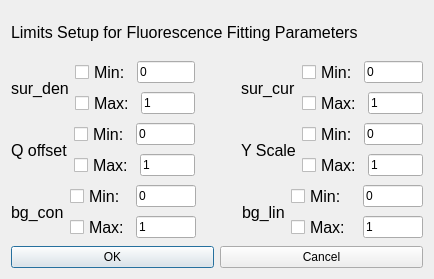
<?xml version="1.0" encoding="UTF-8"?>
<ui version="4.0">
 <class>Dialog</class>
 <widget class="QDialog" name="Dialog">
  <property name="geometry">
   <rect>
    <x>0</x>
    <y>0</y>
    <width>434</width>
    <height>279</height>
   </rect>
  </property>
  <property name="windowTitle">
   <string>Dialog</string>
  </property>
  <layout class="QGridLayout" name="gridLayout">
   <item row="0" column="0" colspan="2">
    <layout class="QVBoxLayout" name="verticalLayout_4">
     <item>
      <widget class="QLabel" name="label">
       <property name="sizePolicy">
        <sizepolicy hsizetype="Expanding" vsizetype="Preferred">
         <horstretch>0</horstretch>
         <verstretch>0</verstretch>
        </sizepolicy>
       </property>
       <property name="maximumSize">
        <size>
         <width>361</width>
         <height>16777215</height>
        </size>
       </property>
       <property name="font">
        <font>
         <pointsize>12</pointsize>
        </font>
       </property>
       <property name="text">
        <string>Limits Setup for Fluorescence Fitting Parameters</string>
       </property>
      </widget>
     </item>
     <item>
      <layout class="QHBoxLayout" name="horizontalLayout_12">
       <item>
        <layout class="QHBoxLayout" name="horizontalLayout_18">
         <item>
          <widget class="QLabel" name="label_4">
           <property name="font">
            <font>
             <pointsize>12</pointsize>
            </font>
           </property>
           <property name="text">
            <string>sur_den</string>
           </property>
          </widget>
         </item>
         <item>
          <layout class="QVBoxLayout" name="verticalLayout_7">
           <item>
            <layout class="QHBoxLayout" name="horizontalLayout_6">
             <item>
              <widget class="QCheckBox" name="surdenminCB">
               <property name="font">
                <font>
                 <pointsize>12</pointsize>
                </font>
               </property>
               <property name="text">
                <string>Min:</string>
               </property>
              </widget>
             </item>
             <item>
              <widget class="QLineEdit" name="surdenminLE">
               <property name="maximumSize">
                <size>
                 <width>60</width>
                 <height>16777215</height>
                </size>
               </property>
               <property name="text">
                <string>0</string>
               </property>
              </widget>
             </item>
            </layout>
           </item>
           <item>
            <layout class="QHBoxLayout" name="horizontalLayout_7">
             <item>
              <widget class="QCheckBox" name="surdenmaxCB">
               <property name="font">
                <font>
                 <pointsize>12</pointsize>
                </font>
               </property>
               <property name="text">
                <string>Max:</string>
               </property>
              </widget>
             </item>
             <item>
              <widget class="QLineEdit" name="surdenmaxLE">
               <property name="maximumSize">
                <size>
                 <width>60</width>
                 <height>16777215</height>
                </size>
               </property>
               <property name="text">
                <string>1</string>
               </property>
              </widget>
             </item>
            </layout>
           </item>
          </layout>
         </item>
        </layout>
       </item>
       <item>
        <spacer name="horizontalSpacer_2">
         <property name="orientation">
          <enum>Qt::Horizontal</enum>
         </property>
         <property name="sizeType">
          <enum>QSizePolicy::Minimum</enum>
         </property>
         <property name="sizeHint" stdset="0">
          <size>
           <width>40</width>
           <height>20</height>
          </size>
         </property>
        </spacer>
       </item>
       <item>
        <layout class="QHBoxLayout" name="horizontalLayout_3">
         <item>
          <widget class="QLabel" name="label_5">
           <property name="font">
            <font>
             <pointsize>12</pointsize>
            </font>
           </property>
           <property name="text">
            <string>sur_cur</string>
           </property>
          </widget>
         </item>
         <item>
          <layout class="QVBoxLayout" name="verticalLayout_3">
           <item>
            <layout class="QHBoxLayout" name="horizontalLayout_9">
             <item>
              <widget class="QCheckBox" name="surcurminCB">
               <property name="font">
                <font>
                 <pointsize>12</pointsize>
                </font>
               </property>
               <property name="text">
                <string>Min:</string>
               </property>
              </widget>
             </item>
             <item>
              <widget class="QLineEdit" name="surcurminLE">
               <property name="maximumSize">
                <size>
                 <width>60</width>
                 <height>16777215</height>
                </size>
               </property>
               <property name="text">
                <string>0</string>
               </property>
              </widget>
             </item>
            </layout>
           </item>
           <item>
            <layout class="QHBoxLayout" name="horizontalLayout_10">
             <item>
              <widget class="QCheckBox" name="surcurmaxCB">
               <property name="font">
                <font>
                 <pointsize>12</pointsize>
                </font>
               </property>
               <property name="text">
                <string>Max:</string>
               </property>
              </widget>
             </item>
             <item>
              <widget class="QLineEdit" name="surcurmaxLE">
               <property name="maximumSize">
                <size>
                 <width>60</width>
                 <height>16777215</height>
                </size>
               </property>
               <property name="text">
                <string>1</string>
               </property>
              </widget>
             </item>
            </layout>
           </item>
          </layout>
         </item>
        </layout>
       </item>
      </layout>
     </item>
     <item>
      <layout class="QHBoxLayout" name="horizontalLayout_19">
       <item>
        <layout class="QHBoxLayout" name="horizontalLayout_8">
         <item>
          <widget class="QLabel" name="label_2">
           <property name="font">
            <font>
             <pointsize>12</pointsize>
            </font>
           </property>
           <property name="text">
            <string>Q offset</string>
           </property>
          </widget>
         </item>
         <item>
          <layout class="QVBoxLayout" name="verticalLayout">
           <item>
            <layout class="QHBoxLayout" name="horizontalLayout">
             <item>
              <widget class="QCheckBox" name="qoffminCB">
               <property name="font">
                <font>
                 <pointsize>12</pointsize>
                </font>
               </property>
               <property name="text">
                <string>Min:</string>
               </property>
              </widget>
             </item>
             <item>
              <widget class="QLineEdit" name="qoffminLE">
               <property name="maximumSize">
                <size>
                 <width>60</width>
                 <height>16777215</height>
                </size>
               </property>
               <property name="text">
                <string>0</string>
               </property>
              </widget>
             </item>
            </layout>
           </item>
           <item>
            <layout class="QHBoxLayout" name="horizontalLayout_2">
             <item>
              <widget class="QCheckBox" name="qoffmaxCB">
               <property name="font">
                <font>
                 <pointsize>12</pointsize>
                </font>
               </property>
               <property name="text">
                <string>Max:</string>
               </property>
              </widget>
             </item>
             <item>
              <widget class="QLineEdit" name="qoffmaxLE">
               <property name="maximumSize">
                <size>
                 <width>60</width>
                 <height>16777215</height>
                </size>
               </property>
               <property name="text">
                <string>1</string>
               </property>
              </widget>
             </item>
            </layout>
           </item>
          </layout>
         </item>
        </layout>
       </item>
       <item>
        <spacer name="horizontalSpacer">
         <property name="orientation">
          <enum>Qt::Horizontal</enum>
         </property>
         <property name="sizeType">
          <enum>QSizePolicy::Minimum</enum>
         </property>
         <property name="sizeHint" stdset="0">
          <size>
           <width>40</width>
           <height>20</height>
          </size>
         </property>
        </spacer>
       </item>
       <item>
        <layout class="QHBoxLayout" name="horizontalLayout_17">
         <item>
          <widget class="QLabel" name="label_3">
           <property name="font">
            <font>
             <pointsize>12</pointsize>
            </font>
           </property>
           <property name="text">
            <string>Y Scale</string>
           </property>
          </widget>
         </item>
         <item>
          <layout class="QVBoxLayout" name="verticalLayout_2">
           <item>
            <layout class="QHBoxLayout" name="horizontalLayout_4">
             <item>
              <widget class="QCheckBox" name="yscaleminCB">
               <property name="font">
                <font>
                 <pointsize>12</pointsize>
                </font>
               </property>
               <property name="text">
                <string>Min:</string>
               </property>
              </widget>
             </item>
             <item>
              <widget class="QLineEdit" name="yscaleminLE">
               <property name="maximumSize">
                <size>
                 <width>60</width>
                 <height>16777215</height>
                </size>
               </property>
               <property name="text">
                <string>0</string>
               </property>
              </widget>
             </item>
            </layout>
           </item>
           <item>
            <layout class="QHBoxLayout" name="horizontalLayout_5">
             <item>
              <widget class="QCheckBox" name="yscalemaxCB">
               <property name="font">
                <font>
                 <pointsize>12</pointsize>
                </font>
               </property>
               <property name="text">
                <string>Max:</string>
               </property>
              </widget>
             </item>
             <item>
              <widget class="QLineEdit" name="yscalemaxLE">
               <property name="maximumSize">
                <size>
                 <width>60</width>
                 <height>16777215</height>
                </size>
               </property>
               <property name="text">
                <string>1</string>
               </property>
              </widget>
             </item>
            </layout>
           </item>
          </layout>
         </item>
        </layout>
       </item>
      </layout>
     </item>
     <item>
      <layout class="QHBoxLayout" name="horizontalLayout_24">
       <item>
        <layout class="QHBoxLayout" name="horizontalLayout_20">
         <item>
          <widget class="QLabel" name="label_6">
           <property name="font">
            <font>
             <pointsize>12</pointsize>
            </font>
           </property>
           <property name="text">
            <string>bg_con</string>
           </property>
          </widget>
         </item>
         <item>
          <layout class="QVBoxLayout" name="verticalLayout_6">
           <item>
            <layout class="QHBoxLayout" name="horizontalLayout_15">
             <item>
              <widget class="QCheckBox" name="bgconminCB">
               <property name="font">
                <font>
                 <pointsize>12</pointsize>
                </font>
               </property>
               <property name="text">
                <string>Min:</string>
               </property>
              </widget>
             </item>
             <item>
              <widget class="QLineEdit" name="bgconminLE">
               <property name="maximumSize">
                <size>
                 <width>60</width>
                 <height>16777215</height>
                </size>
               </property>
               <property name="text">
                <string>0</string>
               </property>
              </widget>
             </item>
            </layout>
           </item>
           <item>
            <layout class="QHBoxLayout" name="horizontalLayout_16">
             <item>
              <widget class="QCheckBox" name="bgconmaxCB">
               <property name="font">
                <font>
                 <pointsize>12</pointsize>
                </font>
               </property>
               <property name="text">
                <string>Max:</string>
               </property>
              </widget>
             </item>
             <item>
              <widget class="QLineEdit" name="bgconmaxLE">
               <property name="maximumSize">
                <size>
                 <width>60</width>
                 <height>16777215</height>
                </size>
               </property>
               <property name="text">
                <string>1</string>
               </property>
              </widget>
             </item>
            </layout>
           </item>
          </layout>
         </item>
        </layout>
       </item>
       <item>
        <spacer name="horizontalSpacer_3">
         <property name="orientation">
          <enum>Qt::Horizontal</enum>
         </property>
         <property name="sizeType">
          <enum>QSizePolicy::Minimum</enum>
         </property>
         <property name="sizeHint" stdset="0">
          <size>
           <width>40</width>
           <height>20</height>
          </size>
         </property>
        </spacer>
       </item>
       <item>
        <layout class="QHBoxLayout" name="horizontalLayout_21">
         <item>
          <widget class="QLabel" name="label_8">
           <property name="font">
            <font>
             <pointsize>12</pointsize>
            </font>
           </property>
           <property name="text">
            <string>bg_lin</string>
           </property>
          </widget>
         </item>
         <item>
          <layout class="QVBoxLayout" name="verticalLayout_9">
           <item>
            <layout class="QHBoxLayout" name="horizontalLayout_22">
             <item>
              <widget class="QCheckBox" name="bglinminCB">
               <property name="font">
                <font>
                 <pointsize>12</pointsize>
                </font>
               </property>
               <property name="text">
                <string>Min:</string>
               </property>
              </widget>
             </item>
             <item>
              <widget class="QLineEdit" name="bglinminLE">
               <property name="maximumSize">
                <size>
                 <width>60</width>
                 <height>16777215</height>
                </size>
               </property>
               <property name="text">
                <string>0</string>
               </property>
              </widget>
             </item>
            </layout>
           </item>
           <item>
            <layout class="QHBoxLayout" name="horizontalLayout_23">
             <item>
              <widget class="QCheckBox" name="bglinmaxCB">
               <property name="font">
                <font>
                 <pointsize>12</pointsize>
                </font>
               </property>
               <property name="text">
                <string>Max:</string>
               </property>
              </widget>
             </item>
             <item>
              <widget class="QLineEdit" name="bglinmaxLE">
               <property name="maximumSize">
                <size>
                 <width>60</width>
                 <height>16777215</height>
                </size>
               </property>
               <property name="text">
                <string>1</string>
               </property>
              </widget>
             </item>
            </layout>
           </item>
          </layout>
         </item>
        </layout>
       </item>
      </layout>
     </item>
    </layout>
   </item>
   <item row="1" column="0">
    <widget class="QPushButton" name="okPB">
     <property name="text">
      <string>OK</string>
     </property>
    </widget>
   </item>
   <item row="1" column="1">
    <widget class="QPushButton" name="cancelPB">
     <property name="text">
      <string>Cancel</string>
     </property>
    </widget>
   </item>
  </layout>
 </widget>
 <resources/>
 <connections/>
</ui>
